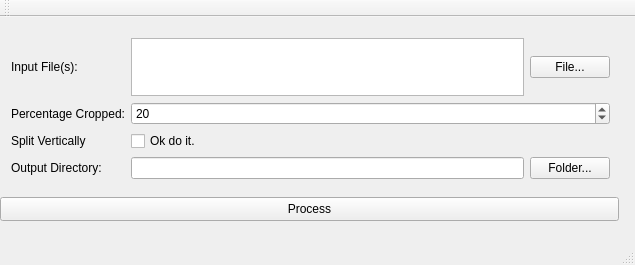
<?xml version="1.0" encoding="UTF-8"?>
<ui version="4.0">
 <class>MainWindow</class>
 <widget class="QMainWindow" name="MainWindow">
  <property name="geometry">
   <rect>
    <x>0</x>
    <y>0</y>
    <width>635</width>
    <height>265</height>
   </rect>
  </property>
  <property name="windowTitle">
   <string>MainWindow</string>
  </property>
  <widget class="QWidget" name="centralWidget">
   <widget class="QWidget" name="gridLayoutWidget">
    <property name="geometry">
     <rect>
      <x>0</x>
      <y>10</y>
      <width>621</width>
      <height>163</height>
     </rect>
    </property>
    <layout class="QGridLayout" name="gridLayout">
     <item row="0" column="2">
      <widget class="QPushButton" name="btnInput">
       <property name="text">
        <string>File...</string>
       </property>
      </widget>
     </item>
     <item row="4" column="1">
      <widget class="QLineEdit" name="txtOutput"/>
     </item>
     <item row="4" column="2">
      <widget class="QPushButton" name="btnOutput">
       <property name="text">
        <string>Folder...</string>
       </property>
      </widget>
     </item>
     <item row="0" column="0">
      <widget class="QLabel" name="label">
       <property name="text">
        <string>Input File(s):</string>
       </property>
      </widget>
     </item>
     <item row="2" column="0">
      <widget class="QLabel" name="label_2">
       <property name="text">
        <string>Percentage Cropped:</string>
       </property>
      </widget>
     </item>
     <item row="4" column="0">
      <widget class="QLabel" name="label_3">
       <property name="text">
        <string>Output Directory:</string>
       </property>
      </widget>
     </item>
     <item row="2" column="1" colspan="2">
      <widget class="QSpinBox" name="spinPercentage">
       <property name="minimum">
        <number>2</number>
       </property>
       <property name="maximum">
        <number>98</number>
       </property>
       <property name="singleStep">
        <number>2</number>
       </property>
       <property name="value">
        <number>20</number>
       </property>
      </widget>
     </item>
     <item row="0" column="1">
      <widget class="QListView" name="listInputFileNames"/>
     </item>
     <item row="3" column="1">
      <widget class="QCheckBox" name="checkSplitV">
       <property name="text">
        <string>Ok do it.</string>
       </property>
      </widget>
     </item>
     <item row="3" column="0">
      <widget class="QLabel" name="label_4">
       <property name="text">
        <string>Split Vertically</string>
       </property>
      </widget>
     </item>
    </layout>
   </widget>
   <widget class="QPushButton" name="btnProcess">
    <property name="geometry">
     <rect>
      <x>0</x>
      <y>180</y>
      <width>619</width>
      <height>24</height>
     </rect>
    </property>
    <property name="text">
     <string>Process</string>
    </property>
   </widget>
  </widget>
  <widget class="QMenuBar" name="menuBar">
   <property name="geometry">
    <rect>
     <x>0</x>
     <y>0</y>
     <width>635</width>
     <height>22</height>
    </rect>
   </property>
  </widget>
  <widget class="QToolBar" name="mainToolBar">
   <attribute name="toolBarArea">
    <enum>TopToolBarArea</enum>
   </attribute>
   <attribute name="toolBarBreak">
    <bool>false</bool>
   </attribute>
  </widget>
  <widget class="QStatusBar" name="statusBar"/>
 </widget>
 <layoutdefault spacing="6" margin="11"/>
 <resources/>
 <connections/>
</ui>
